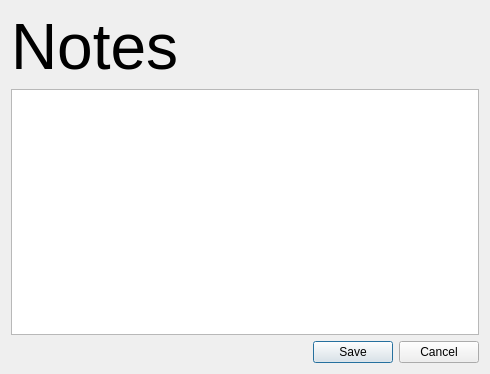
<?xml version="1.0" encoding="UTF-8"?>
<ui version="4.0">
 <class>Dialog</class>
 <widget class="QDialog" name="Dialog">
  <property name="geometry">
   <rect>
    <x>0</x>
    <y>0</y>
    <width>490</width>
    <height>374</height>
   </rect>
  </property>
  <property name="windowTitle">
   <string>Dialog</string>
  </property>
  <layout class="QVBoxLayout" name="verticalLayout_2">
   <item>
    <layout class="QVBoxLayout" name="verticalLayout">
     <item>
      <widget class="QLabel" name="notes_label">
       <property name="font">
        <font>
         <pointsize>48</pointsize>
        </font>
       </property>
       <property name="text">
        <string>Notes</string>
       </property>
       <property name="alignment">
        <set>Qt::AlignLeading|Qt::AlignLeft|Qt::AlignVCenter</set>
       </property>
      </widget>
     </item>
     <item>
      <widget class="QPlainTextEdit" name="notes_text_edit"/>
     </item>
    </layout>
   </item>
   <item>
    <widget class="QDialogButtonBox" name="buttonBox">
     <property name="orientation">
      <enum>Qt::Horizontal</enum>
     </property>
     <property name="standardButtons">
      <set>QDialogButtonBox::Cancel|QDialogButtonBox::Save</set>
     </property>
    </widget>
   </item>
  </layout>
 </widget>
 <resources/>
 <connections>
  <connection>
   <sender>buttonBox</sender>
   <signal>accepted()</signal>
   <receiver>Dialog</receiver>
   <slot>accept()</slot>
   <hints>
    <hint type="sourcelabel">
     <x>248</x>
     <y>254</y>
    </hint>
    <hint type="destinationlabel">
     <x>157</x>
     <y>274</y>
    </hint>
   </hints>
  </connection>
  <connection>
   <sender>buttonBox</sender>
   <signal>rejected()</signal>
   <receiver>Dialog</receiver>
   <slot>reject()</slot>
   <hints>
    <hint type="sourcelabel">
     <x>316</x>
     <y>260</y>
    </hint>
    <hint type="destinationlabel">
     <x>286</x>
     <y>274</y>
    </hint>
   </hints>
  </connection>
 </connections>
</ui>
